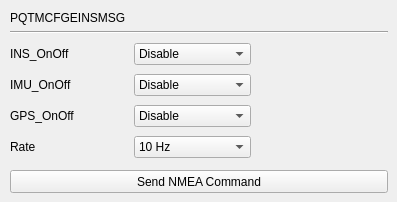
      <widget class="QWidget" name="page_52">
       <widget class="QLabel" name="label_46">
        <property name="geometry">
         <rect>
          <x>10</x>
          <y>10</y>
          <width>378</width>
          <height>15</height>
         </rect>
        </property>
        <property name="text">
         <string>PQTMCFGEINSMSG</string>
        </property>
       </widget>
       <widget class="Line" name="line_4">
        <property name="geometry">
         <rect>
          <x>10</x>
          <y>31</y>
          <width>378</width>
          <height>3</height>
         </rect>
        </property>
        <property name="orientation">
         <enum>Qt::Horizontal</enum>
        </property>
       </widget>
       <widget class="QPushButton" name="pushButton_PQTMCFGEINSMSG">
        <property name="geometry">
         <rect>
          <x>10</x>
          <y>170</y>
          <width>378</width>
          <height>23</height>
         </rect>
        </property>
        <property name="text">
         <string>Send NMEA Command</string>
        </property>
       </widget>
       <widget class="QWidget" name="layoutWidget">
        <property name="geometry">
         <rect>
          <x>10</x>
          <y>40</y>
          <width>241</width>
          <height>121</height>
         </rect>
        </property>
        <layout class="QGridLayout" name="gridLayout_24">
         <item row="0" column="1">
          <widget class="QComboBox" name="comboBox_ins_onOff">
           <item>
            <property name="text">
             <string>Disable</string>
            </property>
           </item>
           <item>
            <property name="text">
             <string>Enable</string>
            </property>
           </item>
          </widget>
         </item>
         <item row="1" column="0">
          <widget class="QLabel" name="label_48">
           <property name="text">
            <string>IMU_OnOff</string>
           </property>
          </widget>
         </item>
         <item row="0" column="0">
          <widget class="QLabel" name="label_47">
           <property name="text">
            <string>INS_OnOff</string>
           </property>
          </widget>
         </item>
         <item row="5" column="0">
          <widget class="QLabel" name="label_49">
           <property name="text">
            <string>Rate</string>
           </property>
          </widget>
         </item>
         <item row="1" column="1">
          <widget class="QComboBox" name="comboBox_imu_onOff">
           <item>
            <property name="text">
             <string>Disable</string>
            </property>
           </item>
           <item>
            <property name="text">
             <string>Enable</string>
            </property>
           </item>
          </widget>
         </item>
         <item row="3" column="1">
          <widget class="QComboBox" name="comboBox_gps_onOff">
           <item>
            <property name="text">
             <string>Disable</string>
            </property>
           </item>
           <item>
            <property name="text">
             <string>Enable</string>
            </property>
           </item>
          </widget>
         </item>
         <item row="3" column="0">
          <widget class="QLabel" name="label_50">
           <property name="text">
            <string>GPS_OnOff</string>
           </property>
          </widget>
         </item>
         <item row="5" column="1">
          <widget class="QComboBox" name="comboBox_imu_ins_rate">
           <item>
            <property name="text">
             <string>10 Hz</string>
            </property>
           </item>
           <item>
            <property name="text">
             <string>20 Hz</string>
            </property>
           </item>
           <item>
            <property name="text">
             <string>50 Hz</string>
            </property>
           </item>
          </widget>
         </item>
        </layout>
       </widget>
      </widget>
